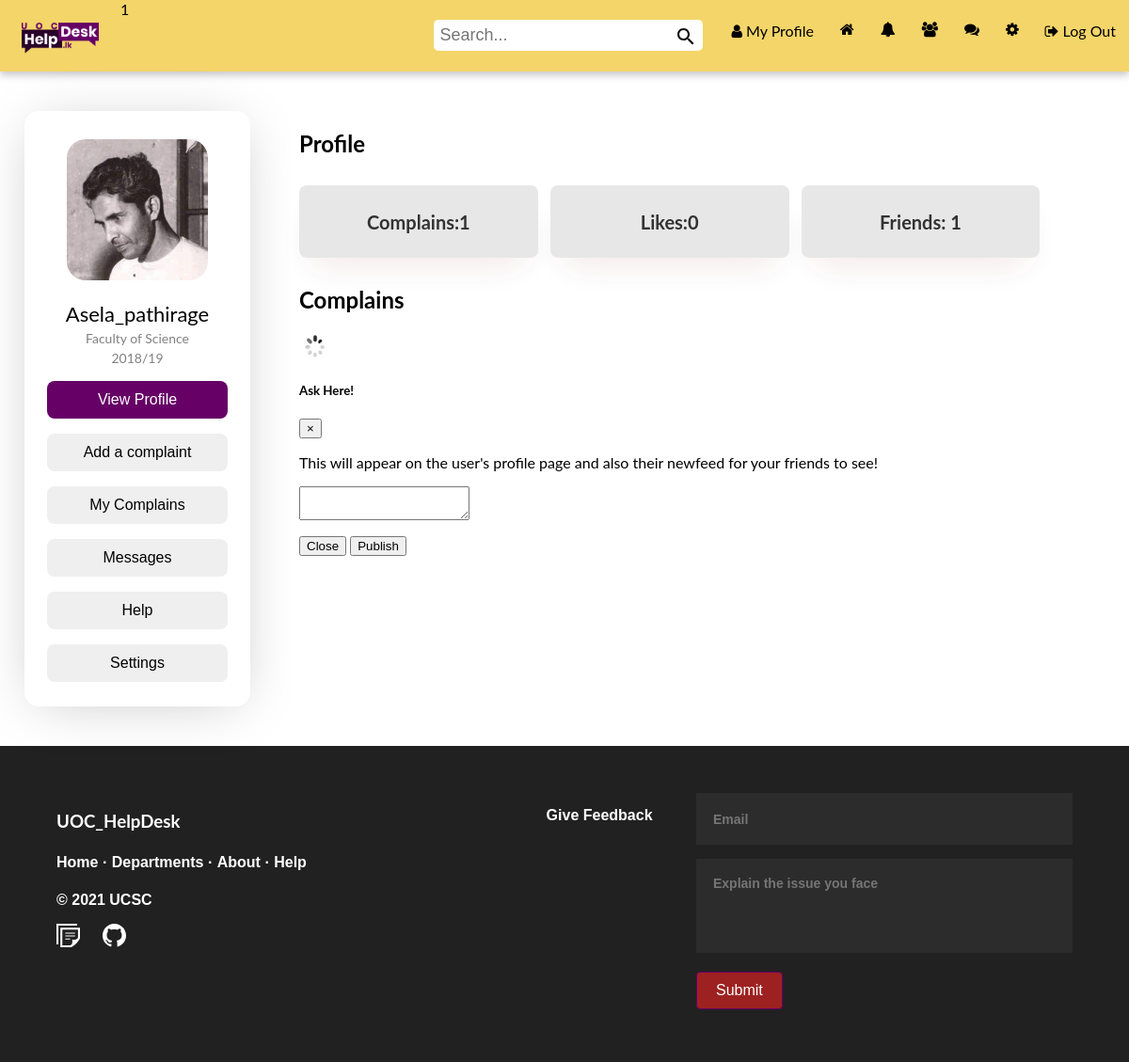
Before: /app/views/Asela_pathirage (signed in) with the older database file.
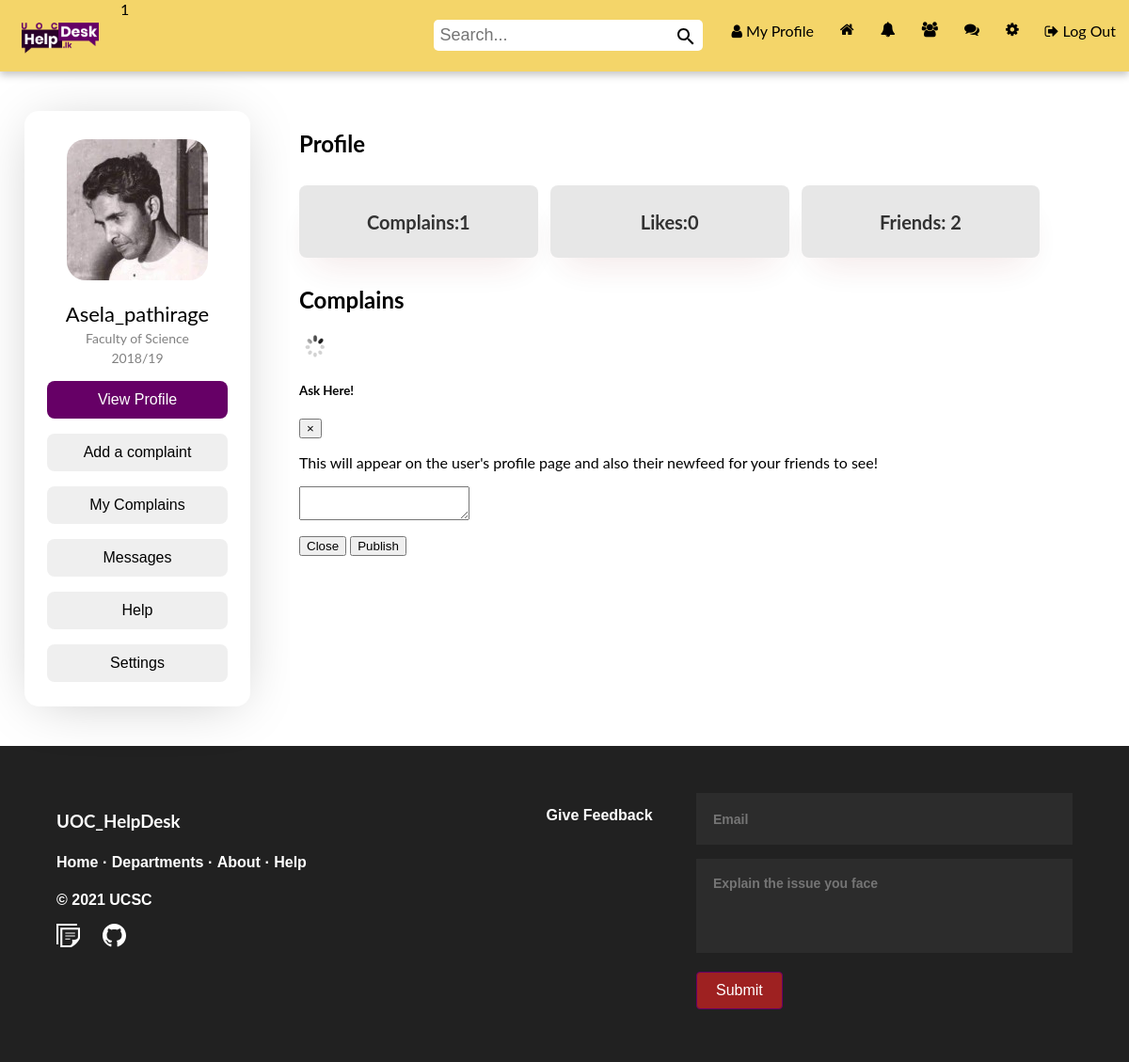
After: the same page with the newer database file.
### tables this page shows
CREATE TABLE IF NOT EXISTS `user` (
  `id` int(11) NOT NULL AUTO_INCREMENT,
  `name` varchar(255) NOT NULL,
  `email` varchar(255) NOT NULL,
  `password` varchar(255) NOT NULL,
  `created_by` datetime NOT NULL DEFAULT CURRENT_TIMESTAMP,
  `profile_pic` varchar(255) DEFAULT NULL,
  `num_posts` int(11) DEFAULT NULL,
  `num_likes` int(255) DEFAULT NULL,
  `user_closed` varchar(3) DEFAULT NULL,
  `friend_array` text,
  `user_roll` varchar(10) NOT NULL DEFAULT 'user',
  `teleNumber` int(10) DEFAULT NULL,
  `address` varchar(500) NOT NULL,
  PRIMARY KEY (`id`)
);

### app/controllers/Notification.php (called while the page is built, shortened)
<?php
class Notification{
    private $con;
    private $user_obj;
    public function __construct($con,$user)
    {
        $this->con = $con;
        $this->user_obj = new User($con,$user);
    }
    public function getUnreadNumber() {
		$userLoggedIn = $this->user_obj->getUsername();
		$query = mysqli_query($this->con, "SELECT * FROM notifications WHERE viewed='no' AND user_to='$userLoggedIn'");
		return mysqli_num_rows($query);
	}
}
?>

### app/controllers/User.php (called while the page is built, shortened)
<?php
class User{
    private $user;
    public function __construct($con,$user)
    {
        $user_details_query = mysqli_query($con,"SELECT * FROM user WHERE name='$user'");
        $this->user = mysqli_fetch_array($user_details_query);
    }
    public function getUserName(){
        return $this->user['name'];
    }
}
?>

### app/controllers/Message.php (called while the page is built, shortened)
<?php
class Message{
    private $con;
    private $user_obj;
    public function __construct($con,$user)
    {
        $this->con = $con;
        $this->user_obj = new User($con,$user);
    }
    public function getUnreadNumber() {
		$userLoggedIn = $this->user_obj->getUsername();
		$query = mysqli_query($this->con, "SELECT * FROM messages WHERE viewed='no' AND user_to='$userLoggedIn'");
		return mysqli_num_rows($query);
	}
}
?>

### app/views/profile.php (the view, shortened to what this page needs)
<?php
require '../helpers/headerIn.php';
require '../views/complain.php';
if(isset($_GET['profile_name'])){
    $username = $_GET['profile_name'];
    $user_details_query = mysqli_query($con,"SELECT * FROM user WHERE name='$username'");
    $user_array = mysqli_fetch_array($user_details_query);
    $num_friends = (substr_count($user_array['friend_array'],",")) - 1;
}
?>
<div class="container">
    <div class="column-1 box">
      <?php
        $logged_in_user_obj = new User($con,$userLoggedIn);
        if($userLoggedIn != $username)
        {
              include('../views/friendCard.php');
        }
        else{
              include('../views/pplCard.php');
        }
      ?>
    </div>
    <div class="column-2 box" style="width:90%">
        <h2>Profile</h2>
        <ul class="cards">
				<li class="cards_item">
						<div class="dashCard-topics">
								<h4 class="profileCard_title"><?php echo "Complains:" .  $user_array['num_posts'];?></h4>
						</div>
				</li>
                <li class="cards_item">
                    <div class="dashCard-topics">
                            <h4 class="profileCard_title"><?php echo "Likes:" .  $user_array['num_likes'];?></h4>
                    </div>
				</li>
                <li class="cards_item">
                    <div class="dashCard-topics">
                            <h4 class="profileCard_title"><?php echo "Friends: " . $num_friends;?></h4>
                    </div>
				</li>
        </ul>
        <h2>Complains</h2>
        <div>
        <img id="loading" src="../../public/img/loading.gif">
<div class="modal fade" id="post_form" tabindex="-1" role="dialog" aria-labelledby="postModalLabel" aria-hidden="true">
  <div class="modal-dialog" role="document">
    <div class="modal-content">
      <div class="modal-header">
        <h5 class="modal-title" id="exampleModalLabel">Ask Here!</h5>
        <button type="button" class="close" data-dismiss="modal" aria-label="Close">
          <span aria-hidden="true">&times;</span>
        </button>
      </div>
      <div class="modal-body">
        <p>This will appear on the user's profile page and also their newfeed for your friends to see!</p>
            <form class="profile_post" action="" method="POST">
                <div class="form-group">
                    <textarea class="form-control" name="post_body"></textarea>
                </div>
            </form>
    </div>
      <div class="modal-footer">
        <button type="button" class="btn btn-secondary" data-dismiss="modal">Close</button>
        <button type="button" class="btn btn-primary" name="post_button" id="submit_profile_post">Publish</button>
      </div>
    </div>
  </div>
</div>
</div>
    </div>
</div>
<?php require '../helpers/footer.php';?>

### app/helpers/headerIn.php (shortened to what this page needs)
<?php
    require '../modules/connect.php';
    require '../controllers/User.php';
    require '../controllers/Message.php';
    require '../controllers/Notification.php';
    require '../views/complain.php';
    if(isset($_SESSION['name'])){
        $userLoggedIn = $_SESSION['name'];
    }
    else{
        header("Location:../views/register.php");
    }
?>
<!DOCTYPE html>
    <head>
        <link rel="stylesheet" href="https://cdnjs.cloudflare.com/ajax/libs/font-awesome/4.7.0/css/font-awesome.min.css">
        <link rel="stylesheet" type="text/css" href="../../public/css/temp.css">
        <link rel="stylesheet" href="../../public/css/style.css">
    </head>
    <body>
    <?php
				$messages = new Message($con, $userLoggedIn);
				$notifications = new Notification($con, $userLoggedIn);
				$num_notifications = $notifications->getUnreadNumber();
		?>
    <div class="navbar" id="navbar">
        <a href="../views/studentDash.php" class="nav-icon active" style="float:left"><img src="../../public/img/logo/landscape.png" style="width:100px; height:auto"></a>
        <a href="../views/logout.php" class="nav-label"><i class="fa fa-sign-out" aria-hidden="true"></i> Log Out </a>
        <a href="../views/settings.php" class="nav-label"><i class="fa fa-cog" aria-hidden="true"></i><span class="nav-label">Settings</span></a>
        <a href="javascript:void(0);" onclick="getDropdownData('<?php echo $userLoggedIn; ?>', 'message')" class="nav-label"><i class="fa fa-comments" aria-hidden="true"></i>
        </a>
        <a href="../views/requests.php" class="nav-label"><i class="fa fa-users" aria-hidden="true"></i><span class="nav-label">Friends</span>
        </a>
        <a href="javascript:void(0);" onclick="getDropdownData('<?php echo $userLoggedIn; ?>', 'notification')" class="nav-label"><i class="fa fa-bell" aria-hidden="true"></i>
        </a>
        <?php
        if($num_notifications > 0)
				 echo '<span class="notification_badge_notification" id="unread_notification">' . $num_notifications . '</span>';
				?>
        <a href="../views/studentDash.php" class="nav-label"><i class="fa fa-home" aria-hidden="true"></i><span class="nav-label">Home</span></a>
        <a href= "<?php echo $userLoggedIn; ?>" class="nav-label"><i class="fa fa-user" aria-hidden="true"></i>&nbspMy Profile</a>
        <div class="search-bar">
            <form action="search.php" method="GET" name="search_form">
                <input type="text" onkeyup="getLiveSearchUsers(this.value, '<?php echo $userLoggedIn; ?>')" name="q" placeholder="Search..." autocomplete="off" id="search_text_input">
                <button type="submit" class="sbutton"><img src="../../public/img/icons/search.svg"></button>
            </form>
        </div>
    </div>

### app/views/pplCard.php
<div class="card">
	<img src="<?php echo $user['profile_pic'];?>" style="border-radius:20px; margin-top:10px;">
	<p class="pplTitle"><?php echo $user['name']; ?></p>
	<p class="pplFac">Faculty of Science</p>
	<p class="pplFac">2018/19</p>
	<p><button class="pplButton pplButtonMain" onclick="location.href='<?php echo $userLoggedIn; ?>'">View Profile</button></p>
	<p><button class="pplButton" onclick="openForm()">Add a complaint</button></p>
	<p><button class="pplButton" onclick="location.href='inquiry.php';">My Complains</button></p>
	<p><button class="pplButton" onclick="location.href='messages.php';">Messages</button></p>
	<p><button class="pplButton" onclick="location.href='studentHelp.php';">Help</button></p>
	<p><button class="pplButton" onclick="location.href='settings.php';">Settings</button></p>
</div>

### app/helpers/footer.php
<footer class="footer-distributed">
			<div class="footer-left">
				<h3 style="color:white">UOC_HelpDesk</h3>
				<p class="footer-links">
					<a href="navbar#">Home</a>
					·
					<a href="#">Departments</a>
					·
					<a href="#">About</a>
					·
					<a href="#">Help</a>
				</p>
				<p>© 2021 UCSC </p>
				<div class="footer-links">
					<a href="#drive"><img src="../../public/img/icons/document.svg" width="25px" class="invert" style="margin-right: 20px"></a>
					<a href="#github"><img src="../../public/img/icons/github.svg" width="25px" class="invert"></a>
				</div>
			</div>
			<div class="footer-right">
				<p style="Margin-bottom: 10px">Give Feedback</p>
				<form action="" method="post">
					<input type="text" name="email" placeholder="Email">
					<textarea name="message" placeholder="Explain the issue you face"></textarea>
					<input type="submit" value="Submit" class="mainbtn submitbtn">
				</form>
			</div>
</footer>
</body>
</html>

### public/css/temp.css (style rules this page uses)
a { text-decoration: none; color: #000; }

### public/css/style.css (style rules this page uses)
html, body { height: 100%; margin: 0px; top:0; }
.mainbtn { background-color: white; max-width: 300px; border: 2px solid #660066; color: black; padding: 10px 20px 10px 20px; text-align: center; text-decoration: none; display: inline-block; font-size: 16px; border-radius: 4px; cursor: pointer; }
.submitbtn { background-color: #9e2121; color: white; border: 1px solid #660066; }
.invert { filter: brightness(0) invert(1); }
.container { display: flex; width: 100%; }
.column-1 { flex-shrink: 0; flex-basis: 20%; }
.box { background-color: white; padding: 10px; border-radius: 12px; margin: 2rem 1rem 2rem 1rem; }
.card { box-shadow: 0 5px 60px -14px rgba(0, 0, 0, 0.25); width: auto; margin: auto; text-align: center; border-radius: 15px; padding-top:20px; padding-bottom: 10px; }
.pplTitle { color: black; font-size: 22px; margin-bottom: 2px; }
.pplFac { color: grey; font-size: 14px; margin-top: 4px; margin-bottom: 4px; }
.pplButton { width: 80%; height: 40px; font-size: 16px; border: none; border-radius: 8px; }
.pplButtonMain { background-color: #660066; color:white; }
.cards { display: flex; flex-wrap: wrap; list-style: none; margin: 0; padding: 0; }
.cards_item { display: flex; padding: 10px 10px 10px 0px; width: 30%; cursor: pointer; border-radius: 5px; }
.dashCard-topics { background-color: #e2e2e2; color: rgb(0, 0, 0); box-shadow: 0 20px 40px -14px rgba(134, 15, 15, 0.13); display: flex; flex-direction: column; overflow: hidden; border-radius: 8px; float: 1; border: none; margin-right: 3px; width: 100%; opacity: 0.8; }
.profileCard_title { color: black; font-size: 20px; text-transform: capitalize; padding-left: 10px; padding-right: 10px; text-align: center; }
.navbar { overflow: hidden; background-color: #F4D569; box-shadow: 0 4px 8px 0 #c7c7c7; z-index: 10; }
.navbar a { float: right; display: block; color: #000000; text-align: center; padding: 10px 14px 10px 14px; text-decoration: none; font-size: 16px; }
.nav-label { margin-top: 13px; font-size: 10px; }
.navbar a.active { background-color: #F4D569; color: #000000; float:left }
.navbar .search-bar { float: right; margin-top: 13px; border-radius: 5px; }
.navbar input[type=text] { padding: 6px; margin-top: 8px; font-size: 18px; border: none; width: 250px; border-radius: 5px 0px 0px 5px; outline: none; color: #000000; }
.sbutton { float: right; height: 33px; width: auto; padding: 6px 6px; margin-top: 8px; margin-right: 16px; margin-bottom: 10px; background: #ffffff; border: none; cursor: pointer; border-radius: 0px 5px 5px 0px; }
.footer-distributed { background: #212121; box-shadow: 0 1px 1px 0 rgba(0, 0, 0, 0.12); box-sizing: border-box; width: 100%; font: bold 16px sans-serif; text-align: left; padding: 50px 60px 40px; overflow: hidden; color: white; }
.footer-distributed .footer-left { float: left; }
.footer-distributed .footer-links { color: #ffffff; margin: 0 0 10px; padding: 0; }
.footer-distributed .footer-links a { display:inline-block; line-height: 1.8; text-decoration: none; color: inherit; }
.footer-distributed .footer-right { float: right; }
.footer-distributed .footer-right p { display: inline-block; vertical-align: top; margin: 15px 42px 0 0; color: #ffffff; }
.footer-distributed form { display: inline-block; }
.footer-distributed form input[type = text], .footer-distributed form textarea { display: block; box-sizing: border-box; background-color: #2c2c2c; border: none; resize: none; font-size: 14px; color: #d1d2d2; width: 400px; padding: 18px; }
.footer-distributed form input[type = text] { height: 55px; margin-bottom: 15px; font: bold 14px sans-serif; }
.footer-distributed form textarea { height: 100px; margin-bottom: 20px; font: bold 14px sans-serif; }

### app/helpers/headerIn.php (style rules this page uses)
body,h1,h2,h3,h4,h5,h6 { font-family: "Lato", sans-serif }
.w3-bar,h1,button { font-family: "Montserrat", sans-serif }

Changed rows visible on the page:
changed user "Asela_pathirage": friend_array "1" → "2"
